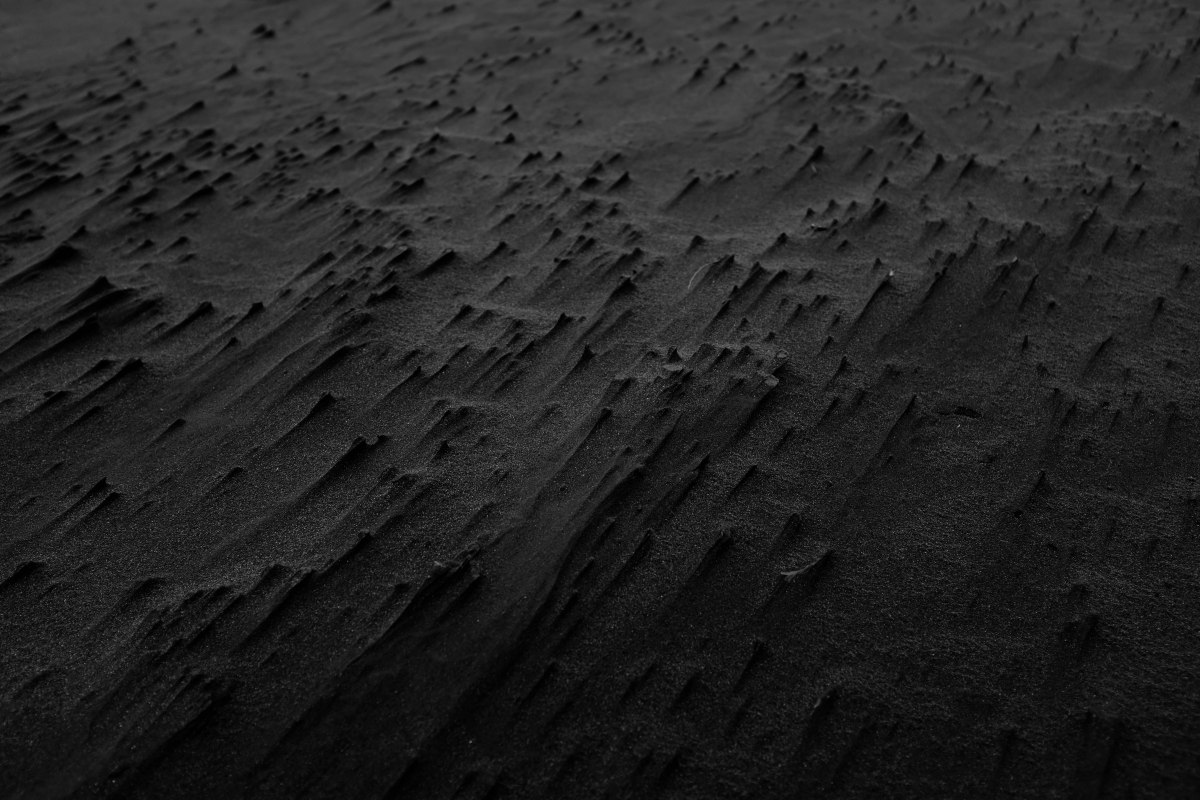
#> input picture dark-minimalist.jpg, 6000 x 4000 px (shown at 1/5 size)
$ python theme-generator.py ../dark-minimalist.jpg
#> lines starting #> are read from the running program, lines starting #| are printed output that depends on the picture
#!/usr/bin/env python3
"""
Dynamic theme generator — matugen replacement
Generates Material tonal-spot dark palette from wallpaper dominant color
Outputs: hyprland, waybar, kitty, rofi, swaync, hyprlock

Usage: theme-generator.py /path/to/wallpaper.jpg
       theme-generator.py --matugen-compat image /path  (wrapper for wallpaper.sh)
"""
import sys
import os
import pathlib
import colorsys
from PIL import Image

# --------------------------- color utils ---------------------------
def hex_to_rgb(h):
    h = h.lstrip('#')
    if len(h) == 3:
        h = ''.join(c*2 for c in h)
    return tuple(int(h[i:i+2], 16) for i in (0, 2, 4))

def rgb_to_hex(r, g, b):
    return f"#{r:02x}{g:02x}{b:02x}"

def hls_to_hex(h, l, s):
    r, g, b = colorsys.hls_to_rgb(h, l, s)
    return rgb_to_hex(int(round(r*255)), int(round(g*255)), int(round(b*255)))

def hex_to_hls(h):
    r, g, b = hex_to_rgb(h)
    return colorsys.rgb_to_hls(r/255, g/255, b/255)

def rgba_str_from_hex(hexc, alpha=1.0):
    r, g, b = hex_to_rgb(hexc)
    if alpha >= 1.0:
        return f"rgba({r}, {g}, {b}, 1.0)"
    return f"rgba({r}, {g}, {b}, {alpha})"

def hex_stripped(h):
    return h.lstrip('#')

# --------------------------- palette generation ---------------------------
PRETUNED = {
    # Hand-tuned overrides for known wallpapers (basename -> partial palette)
    # If not listed, algorithmic generation is used.
    # These ensure each wallpaper has a distinctive, well-balanced theme.
    # mountain_art.jpg — deep violet dusk (purple/mauve)
    "mountain_art.jpg": {
        "primary": "#b9a0ff",
        "primary_container": "#3d3168",
        "secondary": "#c8b0e8",
        "tertiary": "#e8a0c8",
        "surface": "#1b1926",
        "surface_container": "#252336",
        "background": "#13111c",
        "on_surface": "#e6e0f7",
        "surface_variant": "#2e2a3d",
        "outline": "#938caa",
        "error": "#ffb4ab",
    },
    "moon.jpg": {
        # True grayscale — monochrome charcoal (blue accent removed per request)
        "primary": "#d0d0d0",
        "primary_container": "#3a3a3a",
        "secondary": "#b8b8b8",
        "tertiary": "#a8a8a8",
        "surface": "#161616",
        "surface_container": "#1e1e1e",
        "background": "#0f0f0f",
        "on_surface": "#ececec",
        "surface_variant": "#2c2c2c",
        "outline": "#6e6e6e",
        "error": "#FF9494",
        "on_primary": "#0f0f0f",
    },
}

def extract_dominant(image_path, num_colors=6):
    """Return dominant hex and sorted palette list [(count, hex), ...]"""
    try:
        im = Image.open(image_path).convert("RGB")
    except Exception as e:
        print(f"Invalid image {image_path}: {e}", file=sys.stderr)
        return "#7b68ee", []
    # quantize to get dominant
    small = im.resize((200, 200), Image.Resampling.LANCZOS)
    q = small.quantize(colors=num_colors, method=Image.Quantize.MEDIANCUT)
    qrgb = q.convert("RGB")
    colors = qrgb.getcolors(200*200)
    if not colors:
        # fallback average
        avg = im.resize((1, 1)).getpixel((0, 0))
        avg_hex = rgb_to_hex(*avg[:3])
        return avg_hex, []
    # sort by count descending
    colors_sorted = sorted(colors, reverse=True)
    palette = []
    for cnt, col in colors_sorted:
        if isinstance(col, int):
            # palette mode returns int? convert
            r, g, b = q.getpalette()[col*3:col*3+3]
            hexc = rgb_to_hex(r, g, b)
        else:
            hexc = rgb_to_hex(*col)
        palette.append((cnt, hexc))
    dominant = palette[0][1]
    return dominant, palette

def is_grayscale(hexc, thresh=0.12):
    r, g, b = hex_to_rgb(hexc)
    h, l, s = colorsys.rgb_to_hls(r/255, g/255, b/255)
    return s < thresh

def relative_luminance(r, g, b):
    """WCAG relative luminance 0..1."""
    def f(c):
        c = c / 255
        return c / 12.92 if c <= 0.03928 else ((c + 0.055) / 1.055) ** 2.4
    return 0.2126 * f(r) + 0.7152 * f(g) + 0.0722 * f(b)

def top_strip_luminance(image_path, strip_frac=0.06):
    """Average luminance of the top strip where waybar sits. ~0 dark, ~1 white."""
    try:
        im = Image.open(image_path).convert("RGB")
    except Exception:
        return 0.0
    w, h = im.size
    strip = im.crop((0, 0, w, max(1, int(h * strip_frac))))
    strip = strip.resize((64, 4), Image.Resampling.BILINEAR)
    get_data = getattr(strip, "get_flattened_data", None) or strip.getdata
    px = list(get_data())
    n = len(px) or 1
    avg = tuple(sum(c[i] for c in px) // n for i in range(3))
    return relative_luminance(*avg)

def pick_bar_fg(image_path, pal, thresh=0.5):
    """Light wallpaper top -> dark bar text; dark top -> on_surface (light).

    Waybar is transparent, so text must contrast the wallpaper itself,
    not the generated surface color.
    """
    try:
        lum = top_strip_luminance(image_path)
    except Exception:
        lum = 0.0
    if lum > thresh:
        # dark text on light wallpaper top (use darkest surface tone)
        return pal.get("background", "#1a1614"), round(lum, 3)
    return pal.get("on_surface", "#e5e0dc"), round(lum, 3)

def generate_palette(dominant_hex, palette_list=None):
    """Generate full dark tonal-spot palette from dominant hex."""
    basename = ""
    # check pretuned first via caller? handled outside
    r, g, b = hex_to_rgb(dominant_hex)
    h, l, s = colorsys.rgb_to_hls(r/255, g/255, b/255)
    # detect grayscale / low chroma
    gray = is_grayscale(dominant_hex)
    if gray:
        # True grayscale — no blue tint, pure neutral greys
        # primary light grey, surface charcoal
        primary = "#d0d0d0"
        primary_container = "#3a3a3a"
        secondary = "#b8b8b8"
        tertiary = "#a8a8a8"
        surface = "#161616"
        surface_container = "#1e1e1e"
        background = "#0f0f0f"
        on_surface = "#ececec"
        surface_variant = "#2c2c2c"
        outline = "#6e6e6e"
        error = "#9e9e9e"
        # derive outline_variant etc if needed
        return {
            "primary": primary,
            "primary_container": primary_container,
            "on_primary": "#0f0f0f",
            "secondary": secondary,
            "tertiary": tertiary,
            "surface": surface,
            "surface_container": surface_container,
            "background": background,
            "on_surface": on_surface,
            "surface_variant": surface_variant,
            "outline": outline,
            "error": error,
            "dominant": dominant_hex,
        }
    # chromatic case: boost saturation for primary, lighten
    # primary: light pastel (~0.75 lumi)
    s_primary = min(max(s * 1.15, 0.65), 0.85)
    # if original s is high, keep high; if moderate, bump
    l_primary = 0.75
    # special handling for very dark dominant (low l) → still light primary
    # special handling for yellow/green hue: reduce lightness slightly to avoid neon
    # hue green ~120 deg, yellow ~60. Keep l 0.72 for those
    hue_deg = h * 360
    if 50 < hue_deg < 150:
        l_primary = 0.72
        s_primary = min(s_primary, 0.70)
    primary = hls_to_hex(h, l_primary, s_primary)

    # primary_container: dark desaturated
    primary_container = hls_to_hex(h, 0.30, s_primary * 0.52)
    # on_primary: dark for text on primary (approx 15% lightness)
    on_primary = hls_to_hex(h, 0.15, 0.30)

    # secondary: shift hue +18 deg, slightly desaturated
    h_sec = (h + 18/360) % 1.0
    secondary = hls_to_hex(h_sec, 0.74, s_primary * 0.75)
    # tertiary: shift +50 deg
    h_ter = (h + 50/360) % 1.0
    tertiary = hls_to_hex(h_ter, 0.72, s_primary * 0.68)

    # surface family: desaturated dark, tiny hue influence
    # Use original hue but low saturation
    surf_h = h
    surface = hls_to_hex(surf_h, 0.12, 0.14)
    surface_container = hls_to_hex(surf_h, 0.15, 0.13)
    background = hls_to_hex(surf_h, 0.09, 0.13)
    on_surface = hls_to_hex(surf_h, 0.88, 0.15)
    surface_variant = hls_to_hex(surf_h, 0.20, 0.10)
    outline = hls_to_hex(surf_h, 0.45, 0.08)
    error = "#f38ba8"  # keep catppuccin error for dark consistency
    # For forest green wallpapers, tweak error to not clash? keep.

    # If palette_list provided and we have second dominant distinct hue, use it for secondary/tertiary?
    # Try to pick second color if its hue differs >30 deg from dominant
    if palette_list and len(palette_list) >= 2:
        # palette_list is [(cnt, hex), ...]
        second_hex = palette_list[1][1]
        r2, g2, b2 = hex_to_rgb(second_hex)
        h2, l2, s2 = colorsys.rgb_to_hls(r2/255, g2/255, b2/255)
        hue_diff = min(abs(h - h2), 1-abs(h-h2)) * 360
        if hue_diff > 22 and s2 > 0.25:
            # use second hue for secondary instead of shifted
            # generate secondary lighter version of second hue
            s2b = min(max(s2*1.1, 0.60), 0.82)
            secondary = hls_to_hex(h2, 0.74, s2b*0.75)
            # tertiary from third if exists
            if len(palette_list) >= 3:
                third_hex = palette_list[2][1]
                r3,g3,b3 = hex_to_rgb(third_hex)
                h3,l3,s3 = colorsys.rgb_to_hls(r3/255,g3/255,b3/255)
                if s3>0.25:
                    tertiary = hls_to_hex(h3, 0.72, min(max(s3*1.0,0.55),0.75))

    return {
        "primary": primary,
        "primary_container": primary_container,
        "on_primary": on_primary,
        "secondary": secondary,
        "tertiary": tertiary,
        "surface": surface,
        "surface_container": surface_container,
        "background": background,
        "on_surface": on_surface,
        "surface_variant": surface_variant,
        "outline": outline,
        "error": error,
        "dominant": dominant_hex,
    }

def finalize_palette(image_path):
    """Return final palette dict, using pretuned if available else algorithmic."""
    base = os.path.basename(image_path)
    # also try without path variations
    if base in PRETUNED:
        pal = PRETUNED[base].copy()
        # ensure required keys
        # fill missing derived keys
        if "on_primary" not in pal:
            pal["on_primary"] = "#1e1e2e"
        if "dominant" not in pal:
            dom,_ = extract_dominant(image_path)
            pal["dominant"] = dom
        # ensure all keys present
        for k in ["primary","primary_container","secondary","tertiary","surface","surface_container","background","on_surface","surface_variant","outline","error"]:
            if k not in pal:
                # fallback algorithmic for missing
                dom,_=extract_dominant(image_path)
                algo=generate_palette(dom)
                pal[k]=algo[k]
        bar_fg, top_lum = pick_bar_fg(image_path, pal)
        pal["bar_fg"] = bar_fg
        pal["bar_top_lum"] = top_lum
        return pal
    # not pretuned: algorithmic
    dom, plist = extract_dominant(image_path)
    pal = generate_palette(dom, plist)
    bar_fg, top_lum = pick_bar_fg(image_path, pal)
    pal["bar_fg"] = bar_fg
    pal["bar_top_lum"] = top_lum
    return pal

# --------------------------- writers ---------------------------
def write_hyprland(pal, out_path):
    content = f"""# Generated by theme-generator — wall: {pal.get('dominant','?')} primary {pal['primary']}
general {{
    col.active_border = rgba({hex_stripped(pal['primary'])}ff) rgba({hex_stripped(pal['primary_container'])}ff) 45deg
    col.inactive_border = rgba({hex_stripped(pal['surface_variant'])}aa)
}}
"""
    os.makedirs(os.path.dirname(out_path), exist_ok=True)
    with open(out_path, 'w') as f:
        f.write(content)

def write_waybar(pal, out_path):
    content = f"""/* Generated by theme-generator — dominant {pal.get('dominant','?')} top_lum {pal.get('bar_top_lum','?')} */
@define-color primary {pal['primary']};
@define-color primary_container {pal['primary_container']};
@define-color on_primary {pal['on_primary']};
@define-color secondary {pal['secondary']};
@define-color tertiary {pal['tertiary']};
@define-color surface {pal['surface']};
@define-color surface_container {pal['surface_container']};
@define-color background {pal['background']};
@define-color on_surface {pal['on_surface']};
@define-color bar_fg {pal.get('bar_fg', pal['on_surface'])};
@define-color surface_variant {pal['surface_variant']};
@define-color outline {pal['outline']};
@define-color error {pal['error']};
"""
    os.makedirs(os.path.dirname(out_path), exist_ok=True)
    with open(out_path, 'w') as f:
        f.write(content)

def write_kitty(pal, out_path):
    content = f"""# Generated by theme-generator — primary {pal['primary']} surface {pal['surface']}
foreground {pal['on_surface']}
background {pal['surface']}
cursor {pal['primary']}
cursor_text_color {pal['on_primary']}
selection_foreground {pal['on_primary']}
selection_background {pal['primary']}

# Normal
color0 {pal['surface']}
color1 {pal['error']}
color2 {pal['tertiary']}
color3 {pal['secondary']}
color4 {pal['primary']}
color5 {pal['primary']}
color6 {pal['secondary']}
color7 {pal['on_surface']}
# Bright
color8 {pal['outline']}
color9 {pal['error']}
color10 {pal['tertiary']}
color11 {pal['secondary']}
color12 {pal['primary']}
color13 {pal['primary_container']}
color14 {pal['secondary']}
color15 {pal['surface_variant']}

# Tabs — dynamic (overrides kitty.conf fallback)
active_tab_foreground {pal['on_primary']}
active_tab_background {pal['primary']}
inactive_tab_foreground {pal['on_surface']}
inactive_tab_background {pal['surface_variant']}
tab_bar_background {pal['surface']}
"""
    os.makedirs(os.path.dirname(out_path), exist_ok=True)
    with open(out_path, 'w') as f:
        f.write(content)

def write_rofi(pal, out_path):
    content = f"""/* Generated by theme-generator — {pal['primary']} */
* {{
    background: {pal['surface']};
    background-alt: {pal['surface_container']};
    foreground: {pal['on_surface']};
    selected: {pal['primary']};
    active: {pal['outline']};
    urgent: {pal['error']};
}}
"""
    os.makedirs(os.path.dirname(out_path), exist_ok=True)
    with open(out_path, 'w') as f:
        f.write(content)

def write_swaync(pal, out_path):
    content = f"""/* Generated by theme-generator — {pal['primary']} */
@define-color primary {pal['primary']};
@define-color surface {pal['surface']};
@define-color surface_variant {pal['surface_variant']};
@define-color surface_container {pal['surface_container']};
@define-color on_surface {pal['on_surface']};
@define-color outline {pal['outline']};
@define-color error {pal['error']};
@define-color secondary {pal['secondary']};
@define-color tertiary {pal['tertiary']};
"""
    os.makedirs(os.path.dirname(out_path), exist_ok=True)
    with open(out_path, 'w') as f:
        f.write(content)

def write_hyprlock(pal, out_path):
    r, g, b = hex_to_rgb(pal['primary'])
    rs, gs, bs = hex_to_rgb(pal['surface'])
    ron, gon, bon = hex_to_rgb(pal['on_surface'])
    re, ge, be = hex_to_rgb(pal['error'])
    # tertiary for check color (success green-ish) — use tertiary if available else primary
    rt, gt, bt = hex_to_rgb(pal.get('tertiary', pal['primary']))
    # generate vars with proper alpha handling (hyprlock supports rgba(r,g,b,a))
    content = f"""# Generated by theme-generator — wall {pal.get('dominant','?')}
# Hyprlock dynamic colors — sourced by hyprlock.conf
# Primary: {pal['primary']}  Surface: {pal['surface']}  OnSurface: {pal['on_surface']}

$primary = rgba({r}, {g}, {b}, 1.0)
$primary30 = rgba({r}, {g}, {b}, 0.30)
$primary90 = rgba({r}, {g}, {b}, 0.90)
$surface = rgba({rs}, {gs}, {bs}, 1.0)
$surface55 = rgba({rs}, {gs}, {bs}, 0.55)
$surface75 = rgba({rs}, {gs}, {bs}, 0.75)
$on_surface = rgba({ron}, {gon}, {bon}, 0.95)
$on_surface70 = rgba({ron}, {gon}, {bon}, 0.70)
$on_surface85 = rgba({ron}, {gon}, {bon}, 0.85)
$error = rgba({re}, {ge}, {be}, 1.0)
$error90 = rgba({re}, {ge}, {be}, 0.90)
$tertiary90 = rgba({rt}, {gt}, {bt}, 0.90)
$outline = rgba({hex_to_rgb(pal['outline'])[0]}, {hex_to_rgb(pal['outline'])[1]}, {hex_to_rgb(pal['outline'])[2]}, 1.0)
# also hex for Hyprland rgba(hex) compat
$primary_hex = rgba({pal['primary'].lstrip('#')}ff)
$surface_hex = rgba({pal['surface'].lstrip('#')}ff)

"""
    os.makedirs(os.path.dirname(out_path), exist_ok=True)
    with open(out_path, 'w') as f:
        f.write(content)

def generate_all(image_path):
    pal = finalize_palette(image_path)
    home = pathlib.Path.home()
    # ensure cache for compat with wallpaper.sh
    # Write all targets
    write_hyprland(pal, str(home / ".config/hypr/colors.conf"))
    write_waybar(pal, str(home / ".config/waybar/colors.css"))
    write_kitty(pal, str(home / ".config/kitty/colors.conf"))
    write_rofi(pal, str(home / ".config/rofi/colors.rasi"))
    write_swaync(pal, str(home / ".config/swaync/colors.css"))
    write_hyprlock(pal, str(home / ".config/hypr/hyprlock-colors.conf"))
    # also write a debug palette file
    debug_path = home / ".cache" / "theme-palette.json"
    debug_path.parent.mkdir(parents=True, exist_ok=True)
    import json
    with open(debug_path, 'w') as f:
        json.dump(pal, f, indent=2)
    # write current wallpaper cache tag
    # Also produce a summary notify string
    return pal

def main():
    args = sys.argv[1:]
    # matugen compat: matugen image <path> --mode dark ...
    # we accept: theme-generator.py [image] <path>  OR  theme-generator.py <path>
    wall = None
    if not args:
        print("Usage: theme-generator.py <wallpaper>  OR  theme-generator.py image <wallpaper>", file=sys.stderr)
        sys.exit(1)
    # if first arg is 'image', skip
    if args[0] == "image":
        args = args[1:]
    # skip flags like --mode, --type, etc and pick first non-flag existing file
    for a in args:
        if a.startswith("-"):
            continue
        # also skip values for flags? we skip next if previous was flag with value, but we just pick first file that exists
        if os.path.isfile(os.path.expanduser(a)):
            wall = os.path.expanduser(a)
            break
        # if not existing, maybe still treat as wall if ends with jpg/png
        if a.lower().endswith(('.jpg','.jpeg','.png','.webp')):
            # expand
            cand = os.path.expanduser(a)
            # if cand exists, use; else maybe wall not found yet
            wall = cand
            break
    if wall is None:
        # fallback: take last arg that looks like path
        for a in reversed(args):
            if not a.startswith("-"):
                wall = os.path.expanduser(a)
                break
    if wall is None or not os.path.isfile(wall):
        print(f"Wallpaper not found: {wall}", file=sys.stderr)
        sys.exit(1)
    pal = generate_all(wall)
#> in extract_dominant, im is the input picture: PIL image 6000x4000 RGB; min 0, max 255, mean 35.9
#> in extract_dominant, `small = im.resize((200, 200), Image.Resampling.LANCZOS)`:
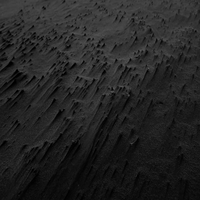
#> small: PIL image 200x200 RGB; min 0, max 88, mean 35.9
#> in extract_dominant, `colors = qrgb.getcolors(200*200)`: colors = [(5070, (65, 65, 65)), (6533, (54, 54, 54)), (7166, (41, 41, 41)), (7008, (30, 30, 30)), (6522, (23, 23, 23)), (7701, (14, 14, 14))]
#> in extract_dominant, `colors_sorted = sorted(colors, reverse=True)`: colors_sorted = [(7701, (14, 14, 14)), (7166, (41, 41, 41)), (7008, (30, 30, 30)), (6533, (54, 54, 54)), (6522, (23, 23, 23)), (5070, (65, 65, 65))]
#> the loop in extract_dominant, `for cnt, col in colors_sorted:` made 6 passes
#> (cnt, col, hexc) on passes 1 to 6: (7701, (14, 14, 14), '#0e0e0e'), (7166, (41, 41, 41), '#292929'), (7008, (30, 30, 30), '#1e1e1e'), (6533, (54, 54, 54), '#363636'), (6522, (23, 23, 23), '#171717'), (5070, (65, 65, 65), '#414141')
#> after the loop in extract_dominant, `for cnt, col in colors_sorted:`: palette = [(7701, '#0e0e0e'), (7166, '#292929'), (7008, '#1e1e1e'), (6533, '#363636'), (6522, '#171717'), (5070, '#414141')]
#> in extract_dominant, `dominant = palette[0][1]`: dominant = '#0e0e0e'
#> in finalize_palette, `dom, plist = extract_dominant(image_path)`: plist has the same summary as palette in extract_dominant
#> in finalize_palette, `pal = generate_palette(dom, plist)`: pal = 13 items
#> in top_strip_luminance, `strip = im.crop((0, 0, w, max(1, int(h * strip_frac))))`:
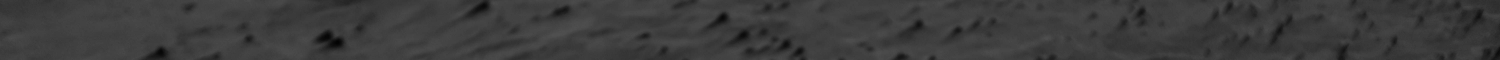
#> strip: PIL image 6000x240 RGB (shown at 1/4 size); min 2, max 82, mean 60.3
#> in top_strip_luminance, `px = list(get_data())`: px = 256 items, first 6: (56, 56, 56), (58, 58, 58), (60, 60, 60), (65, 65, 65), (65, 65, 65), (66, 66, 66)
#> in top_strip_luminance, `n = len(px) or 1`: n = 256
#> in top_strip_luminance, `avg = tuple(sum(c[i] for c in px) // n for i in range(3))`: avg = (60, 60, 60)
#> in pick_bar_fg, `lum = top_strip_luminance(image_path)`: lum = 0.0452
#> in finalize_palette, `bar_fg, top_lum = pick_bar_fg(image_path, pal)`: bar_fg = '#ececec'; top_lum = 0.045
#> in generate_all, `pal = finalize_palette(image_path)`: pal = 15 items
#> in write_hyprlock, `r, g, b = hex_to_rgb(pal['primary'])`: r = 208
#> in write_hyprlock, `rs, gs, bs = hex_to_rgb(pal['surface'])`: rs = 22
#> in write_hyprlock, `ron, gon, bon = hex_to_rgb(pal['on_surface'])`: ron = 236
#> in write_hyprlock, `re, ge, be = hex_to_rgb(pal['error'])`: re = 158
#> in write_hyprlock, `rt, gt, bt = hex_to_rgb(pal.get('tertiary', pal['primary']))`: rt = 168
#> pal = 15 items
    print(f"Theme generated for {os.path.basename(wall)}: primary {pal['primary']} surface {pal['surface']} dominant {pal.get('dominant')}")
#| Theme generated for dark-minimalist.jpg: primary #d0d0d0 surface #161616 dominant #0e0e0e

if __name__ == "__main__":
    main()
